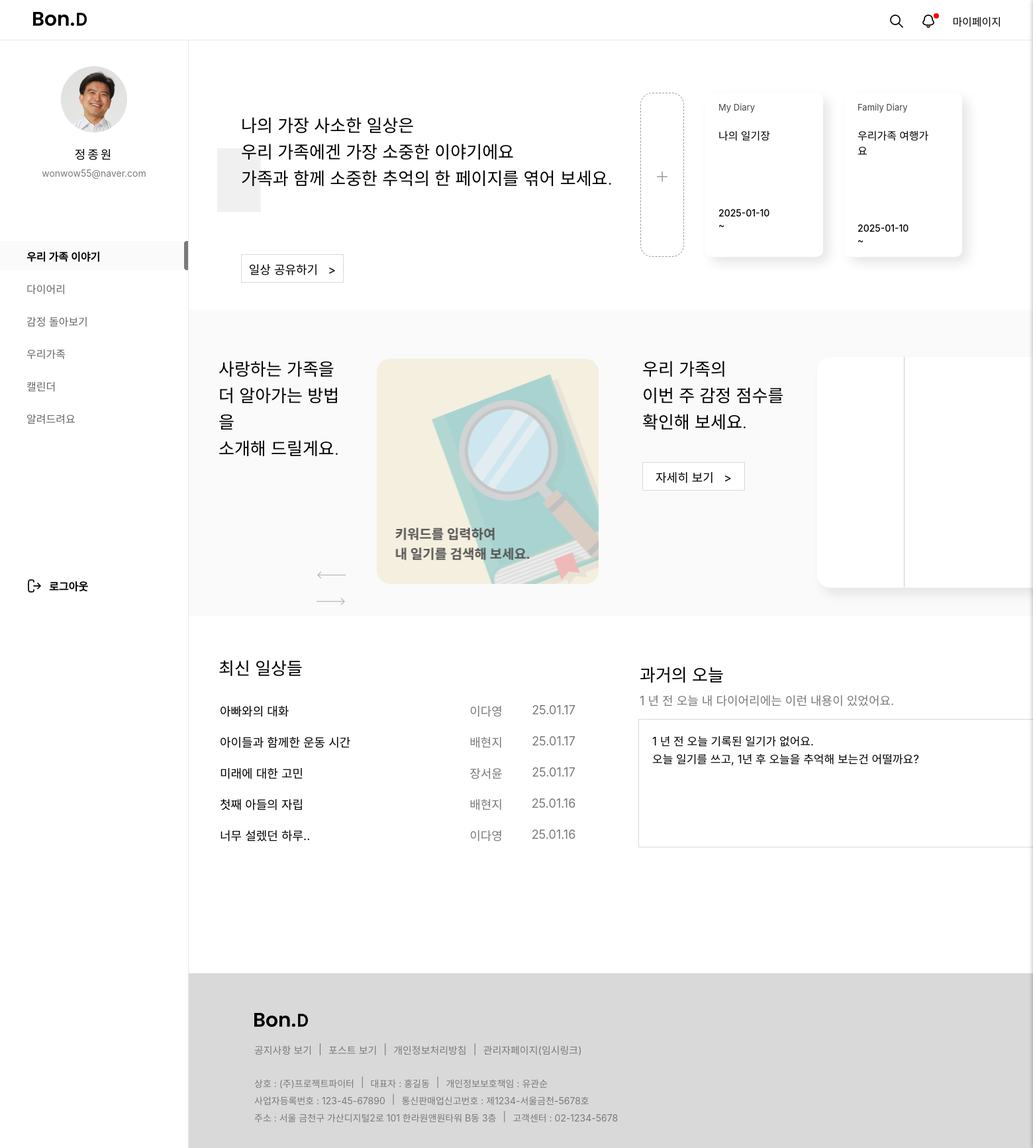
The app's page /index/ (signed in) with its own data.
### mypage/models.py (models this page shows, shortened)
class Img(models.Model):
  id = models.CharField(max_length=50, primary_key=True)  # 고유한 ID
  img = models.ImageField(upload_to='images/', null=True, blank=True, default='../static/images/calendar1/default_profile.png')  # 디폴트 이미지 설정

### loginpage/models.py (models this page shows, shortened)
class Member(models.Model):
  id = models.CharField(max_length=50,primary_key=True)
  pw = models.CharField(max_length=100)
  name = models.CharField(max_length=100)
  nicName = models.CharField(max_length=100,default='123')
  mail = models.EmailField(max_length=100)
  birthday = models.CharField(max_length=50)
  gender = models.CharField(max_length=10,choices=[('남자', '남자'), ('여자', '여자')])
  mdate = models.DateTimeField(auto_now=True)
  created_group = models.OneToOneField(
        'diary.GroupDiary',  # '앱이름.모델이름' 형식
        on_delete=models.SET_NULL,
        null=True,
        blank=True,
        related_name='creator'
    )
  joined_group = models.ForeignKey(
        'diary.GroupDiary',  # '앱이름.모델이름' 형식
        on_delete=models.SET_NULL,
        null=True,
        blank=True,
        related_name='members'
    )

### diary/models.py (models this page shows, shortened)
class MdiaryBoard(models.Model):
  mno = models.AutoField(primary_key=True)
  id = models.ForeignKey(Member,on_delete=models.DO_NOTHING, null=True)
  mtitle = models.CharField(max_length=1000,default='나의 일기장')
  mdate = models.DateField(auto_now=True)

class GroupDiary(models.Model):
  gno = models.IntegerField(default=0, null=False)
  member = models.ForeignKey(Member,on_delete=models.DO_NOTHING, null=False)
  gtitle = models.CharField(max_length=200)
  gName = models.CharField(max_length=100, null=False, default="우리 가족") # 그룹이름
  created_at = models.DateTimeField(auto_now_add=True)
  role = models.IntegerField(default=1)

class Content(models.Model):
  cno = models.AutoField(primary_key=True)
  member = models.ForeignKey(Member,on_delete=models.DO_NOTHING, null=False) # 유저id & 닉네임 가져옴
  ctitle = models.CharField(max_length=1000)
  ccontent = models.TextField(null=True)
  cdate = models.DateTimeField(default=timezone.now)  # 기본값을 오늘 날짜로 설정
  group_diary  = models.ManyToManyField(GroupDiary, blank=True)
  image = models.ImageField(upload_to='diary_images/', blank=True, null=True)  # 이미지
  mdiary = models.ForeignKey(MdiaryBoard, on_delete=models.CASCADE, null=True, blank=True)

### customer/models.py (models this page shows, shortened)
class NoticeBoard(models.Model):
  bno = models.AutoField(primary_key=True)
  member = models.ForeignKey(Administrator,on_delete=models.SET_NULL, null=True)
  btitle = models.CharField(max_length=1000)
  bcontent = models.TextField()
  bdate = models.DateTimeField(auto_now_add=True)
  bfile = models.ImageField(null=True, blank=True, upload_to='uploads/')
  bfile_thumbnail = models.ImageField(null=True, blank=True, upload_to='uploads/')
  userid = models.CharField(max_length=100,null=True, blank=True)
  bmail = models.CharField(max_length=100, null=True, blank=True)
  category = models.IntegerField(null=True, blank=False)
  status = models.CharField(max_length=50, null=True, blank=True)

### home/views.py (the view)
# urls.py: path('', views.main, name="main"),
def main(request):
  id = request.session['session_id']
  qs = Member.objects.filter(id=id).first()
  qb = Img.objects.filter(id=id).first()
  qs_post = NoticeBoard.objects.filter(category=2).order_by('-bno')
  my_diary = MdiaryBoard.objects.filter(id=id).first()
  if qs.created_group == None and qs.joined_group == None:
    daily_new = '공유 일기장을 만들어 보세요!'
  else:
    if qs.created_group and qs.joined_group == None:
        g1 = GroupDiary.objects.filter(gno=qs.created_group.gno).first()
        groups = [g1]
    elif qs.created_group == None and qs.joined_group:
        g2 = GroupDiary.objects.filter(gno=qs.joined_group.gno).first()
        groups = [g2]
    else:
        g1 = GroupDiary.objects.filter(gno=qs.created_group.gno).first()
        g2 = GroupDiary.objects.filter(gno=qs.joined_group.gno).first()
        groups = [g1,g2]
    daily_new = Content.objects.filter(
        group_diary__in=groups  # 가입된 그룹 + 만든 그룹
    ).exclude(member=qs)  # 사용자가 작성한 글 제외
    daily_new = daily_new.distinct().order_by('-cdate')[:5]
    if not daily_new.exists():
        daily_new = '가족들의 최근 소식이 없어요. 오늘의 기록을 가족이 볼 수 있게 공유해보세요.'
  today = timezone.localtime(timezone.now()).date()
  year_ago = today.replace(year=today.year - 1)
  past = Content.objects.filter(
      member = qs,
      cdate__date=year_ago  # 1년 전 오늘 날짜와 같은 날짜의 일기만 가져오기
    ).first()
  context = {'post_lists':qs_post,
              'my':qs,
              'my_img':qb,
              'my_diary':my_diary,
              'daily_new':daily_new,
              'past':past,
              }
  return render(request, 'main.html', context)

### home/templates/main.html (shortened to what this page needs)
{% load static %}
<!DOCTYPE html>
<html lang="ko">
<head>
<link rel="stylesheet" as="style" crossorigin href="https://cdn.jsdelivr.net/gh/orioncactus/pretendard@v1.3.9/dist/web/variable/pretendardvariable.min.css" />
<link rel="stylesheet" href="{% static '/css/home/main.css' %}">
</head>
<body>
	<div id="top_nav">
		<h1><a href="/main/index/"></a></h1>
		<ul class="top_menu">
			<li><a id="searchBtn"><img src="/static/images/home/search_icon.png" alt=""></a></li>
			<li>
				<a id="notiBtn">
						<img src="/static/images/home/bell_off_icon.png" alt="">
						<span class="notification-dot"></span>
				</a>
		</li>
			<li><a href="/mypage/main/">마이페이지</a></li>
		</ul>
	</div>
	<div id="gnb">
		<div id="user_profile">
			<div id="pimg">
				<img src="{{ my_img.img.url }}" alt="">
			</div>
			<p id="uName">{{my.name}}</p>
			<p id="uEmail">{{my.mail}}</p>
		</div>
		<nav id="menu">
			<ul>
				<a href="/main/index/"><li class="menu_item active">우리 가족 이야기</li></a>
				<a href="/diary/diaryHome/"><li class="menu_item">다이어리</li></a>
				<a href="/emotion/main/"><li class="menu_item">감정 돌아보기</li></a>
				<a href="/family1/fam/"><li class="menu_item">우리가족</li></a>
				<a href="/calendar1/cal/"><li class="menu_item">캘린더</li></a>
				<a href="/customer/"><li class="menu_item">알려드려요</li></a>
			</ul>
		</nav>
		<div id="logout">
			<a href="/main/logout/"><span>로그아웃</span></a>
		</div>
	</div>
	<div id="container">
		<div id="main_sec1">
			<div id="diary_txt">
				<div id="d_txt" class="main_txt">
					<p>나의 가장 사소한 일상은<br>
						우리 가족에겐 가장 소중한 이야기에요<br>
						가족과 함께 소중한 추억의 한 페이지를 엮어 보세요.
					</p>
				</div>
				<button type="button" onclick="diaryWriteBtn()" class="main_btn">일상 공유하기&nbsp&nbsp&nbsp></button>
			</div>
			<div id="diary_list">
				<div class="diary_list_wrapper">
						{% if my.created_group and my.joined_group %}
						<button id="main_wbtn" type="button" class='hidden_wbtn'>+</button>
						{% else %}
						<button id="main_wbtn" type="button">+</button>
						{% endif %}
						{% if not my_diary %}
						<div id="dlist">
							<a href="/diary/MdiaryList/">
								<p class="dlist_type">My Diary</p>
								<p class="dlist_title">{{my_diary.mtitle}}</p>
								<div>
									<p class="dlist_date">{{my_diary.mdate | date:"Y-m-d"}}<br>~</p>
								</div>
							</a>
						</div>
						{% else %}
						<div id="dlist">
							<a href="/diary/MdiaryList/">
								<p class="dlist_type">My Diary</p>
								<p class="dlist_title">{{my_diary.mtitle}}</p>
								<div>
									<p class="dlist_date">{{my_diary.mdate | date:"Y-m-d"}}<br>~</p>
								</div>
							</a>
						</div>
						{% endif %}
						{% if my.created_group.gtitle %}
						<div id="dlist">
							<a href="/diary/CdiaryList/">
								<p class="dlist_type">Family Diary</p>
								<p class="dlist_title">{{my.created_group.gtitle}}</p>
								<div>
									<p class="dlist_date">{{my.created_group.created_at | date:"Y-m-d"}}<br>~</p>
								</div>
							</a>
						</div>
						{% endif %}
				</div>
			</div>
		</div>
		<div id="main_sec2">
			<div id="main_card">
				<div class="main_txt">
					<p>
						사랑하는 가족을<br>
						더 알아가는 방법을<br>
						소개해 드릴게요.
					</p>
					<div id="card_arrow">
						<p style="cursor: pointer;" ><img id="left_arrow" src="/static/images/home/left_card.png" alt="이전카드"></p>
						<p style="cursor: pointer;" ><img id="right_arrow" src="/static/images/home/right_card.png" alt="다음카드"></p>
					</div>
				</div>
				<div id="card_list">
					{% if post_lists %}
						{% for post in post_lists %}
						<div class="cards" style="background-image: url('{{ post.bfile_thumbnail.url }}');">
						</div>
						{% endfor %}
					{% else %}
						<div class="cards">
							<p class="card_title"><br>&nbsp&nbsp내용이 없습니다. 관리자에게 문의하세요.</p>
						</div>
					{% endif %}
				</div>
			</div>
			<div id="happy_rate">
				<div class="main_txt">
					<p>
						우리 가족의<br>
						이번 주 감정 점수를<br>
						확인해 보세요.
						<br>
						<br>
					</p>
					<button type="button" onclick="family_Btn()" class="main_btn">자세히 보기&nbsp&nbsp&nbsp></button>
				</div>
				<div id="happy_graph">
					{% if my.created_group or my.joined_group %}
						<div id="family-members"></div>
						<div id="emotion-graph"></div>
					{% else %}
						<div id="nonemotion">생성된 가족이 없습니다.</div>
					{% endif %}
				</div>
			</div>
		</div>
		<div id="main_sec3">
			<div id="lastest_diary">
				<div class="main_txt">
					<p>최신 일상들</p>
				</div>
				<table id="ldairy_list">
					<colgroup>
						<col style="width: 360px;">
						<col style="width: 80px;">
						<col style="width: 120px;">
					</colgroup>
					{% if daily_new == '공유 일기장을 만들어 보세요!' or daily_new == '가족들의 최근 소식이 없어요. 오늘의 기록을 가족이 볼 수 있게 공유해보세요.' %}
					<tr>
						<td colspan = '3' >{{daily_new}}</td>
					</tr>
					{% else %}
					{% for new in daily_new %}
					<tr>
						<th>{{new.ctitle}}</th>
						<td>{{new.member.name}}</td>
						<td>{{new.cdate | date:'y.m.d'}}</td>
					</tr>
					{% endfor %}
					{% endif %}
				</table>
			</div>
			<div id="past_diary">
				<div class="main_txt">
					<p>과거의 오늘</p>
				</div>
				<div class="sub_t">
					<span>1 년 전 오늘 내 다이어리에는 이런 내용이 있었어요.</span>
				</div>
				<div id="past_area">
					{% if past %}
					<div>
						<p class="p_txt">
							{{past.ccontent}}
						</p>
					</div>
					<div id="p_button">
						<button type="button" onclick="pastdiaryBtn()" class="main_btn" >더 보러가기&nbsp&nbsp&nbsp></button>
					</div>
					{% else %}
					<div>
						<p class="p_txt">
							1 년 전 오늘 기록된 일기가 없어요.<br>
							오늘 일기를 쓰고,	1년 후 오늘을 추억해 보는건 어떨까요?
						</p>
					</div>
					{% endif %}
				</div>
			</div>
		</div>
	</div>
	<div id="footer">
		<div id="f_logo_wrap">
			<img src="/static/images/home/logo_sample.png" alt="">
		</div>
		<div id="f_link">
			<ul>
				<li><a href="">공지사항 보기</a></li>
				<li>|</li>
				<li><a href="">포스트 보기</a></li>
				<li>|</li>
				<li><a href="">개인정보처리방침</a></li>
				<li>|</li>
				<li><a href="/admin1/login/">관리자페이지(임시링크)</a></li>
			</ul>
		</div>
		<div id="f_txt">
			<ul>
				<li>상호 : (주)프로젝트파이터</li>
				<li>|</li>
				<li>대표자 : 홍길동</li>
				<li>|</li>
				<li>개인정보보호책임 : 유관순</li>
			</ul>
			<ul>
				<li>사업자등록번호 : 123-45-67890</li>
				<li>|</li>
				<li>통신판매업신고번호 : 제1234-서울금천-5678호</li>
			</ul>
			<ul>
				<li>주소 : 서울 금천구 가산디지털2로 101 한라원앤원타워 B동 3층</li>
				<li>|</li>
				<li>고객센터 : 02-1234-5678</li>
			</ul>
		</div>
	</div>
</body>
</html>

### records on screen
Img: img (picture)
Member: name "정종원", mail "wonwow55@naver.com", created_group.gtitle "우리가족 여행가요", created_group.created_at "2025-01-10"
MdiaryBoard: mtitle "나의 일기장", mdate "2025-01-10"
NoticeBoard: bfile_thumbnail (picture)
Content: ctitle "아빠와의 대화", member.name "이다영", cdate "25.01.17"
Content: ctitle "아이들과 함께한 운동 시간", member.name "배현지", cdate "25.01.17"
Content: ctitle "미래에 대한 고민", member.name "장서윤", cdate "25.01.17"
Content: ctitle "첫째 아들의 자립", member.name "배현지", cdate "25.01.16"
Content: ctitle "너무 설렜던 하루..", member.name "이다영", cdate "25.01.16"
